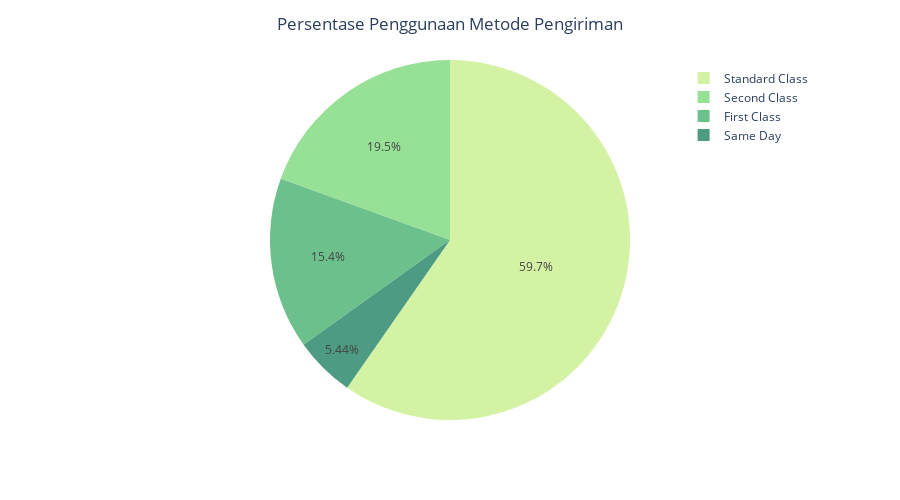

Notebook cell for this chart:
### Code cell
ship_mode_counts = ship_mode['Jumlah']

fig = px.pie(values=ship_mode_counts.values, names=ship_mode.index, width=900, height=500,
             color_discrete_sequence=px.colors.sequential.Emrld)
fig.update_layout(title_text='Persentase Penggunaan Metode Pengiriman', title_x=0.5,
                  legend=dict(
                      yanchor="top",
                      y=0.99,
                      xanchor="right",
                      x=0.99
                  ))

### Figure 1 — Plotly figure (JSON) as saved in the notebook; plotly's stock layout.template omitted (floating-point values rounded to 4 significant figures)
{"data": [{"domain": {"x": [0, 1], "y": [0, 1]}, "hovertemplate": "label=%{label}<br>value=%{value}<extra></extra>", "labels": ["First Class", "Same Day", "Second Class", "Standard Class"], "legendgroup": "", "name": "", "showlegend": true, "type": "pie", "values": [1538, 543, 1944, 5958]}], "layout": {"height": 500, "legend": {"tracegroupgap": 0, "x": 0.99, "xanchor": "right", "y": 0.99, "yanchor": "top"}, "margin": {"t": 60}, "piecolorway": ["rgb(211, 242, 163)", "rgb(151, 225, 150)", "rgb(108, 192, 139)", "rgb(76, 155, 130)", "rgb(33, 122, 121)", "rgb(16, 89, 101)", "rgb(7, 64, 80)"], "title": {"text": "Persentase Penggunaan Metode Pengiriman", "x": 0.5}, "width": 900}}
